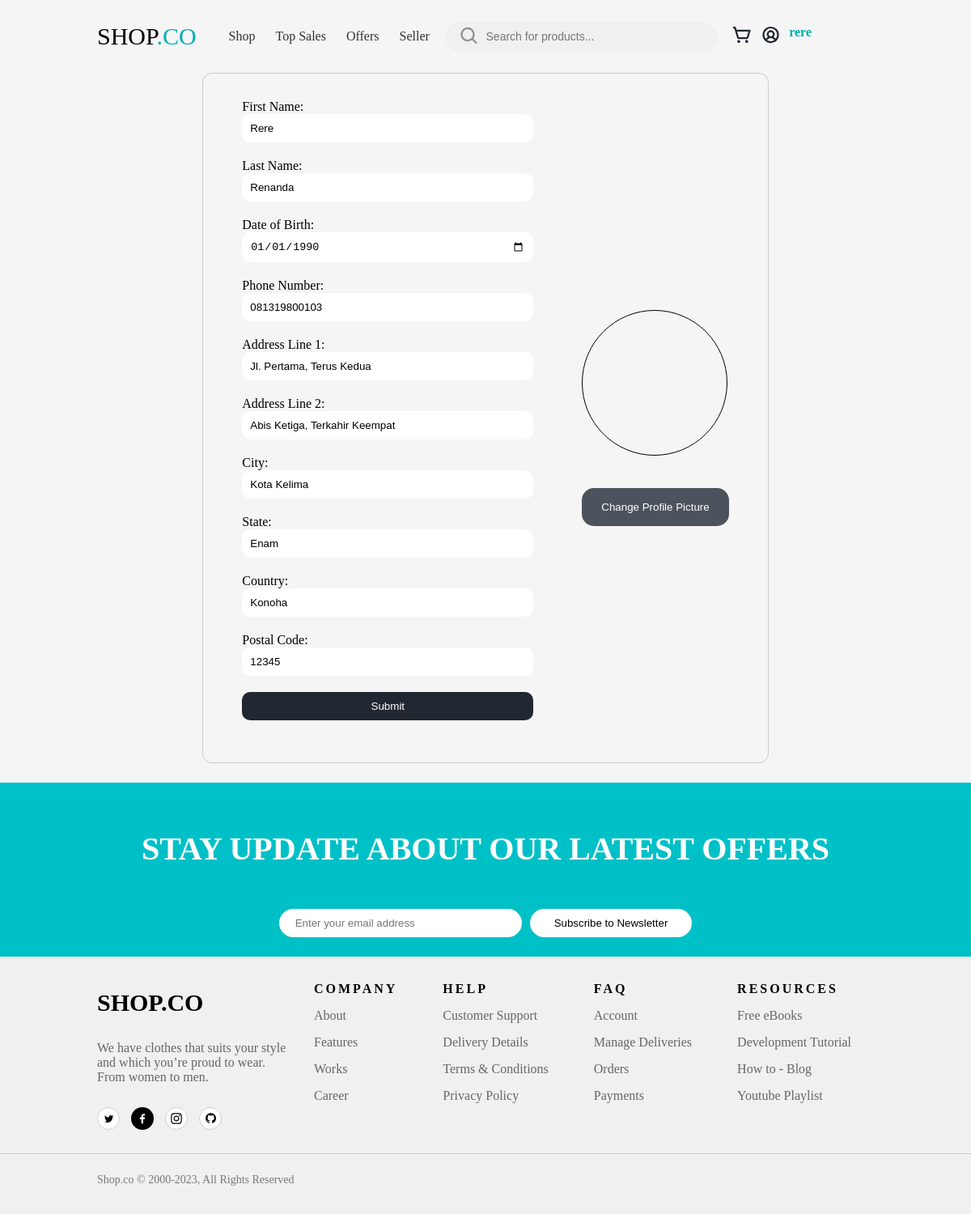
/home-product/Profile/edit.php (signed in), run on the app's committed database.
### tables this page shows
CREATE TABLE `user_profile` (
  `user_id` int(11) NOT NULL,
  `first_name` varchar(50) DEFAULT NULL,
  `last_name` varchar(50) DEFAULT NULL,
  `dob` date DEFAULT NULL,
  `phone` varchar(15) DEFAULT NULL,
  `address1` text DEFAULT NULL,
  `address2` text DEFAULT NULL,
  `city` varchar(50) DEFAULT NULL,
  `state` varchar(50) DEFAULT NULL,
  `country` varchar(50) DEFAULT NULL,
  `zip` varchar(10) DEFAULT NULL
);

### home-product/Profile/edit.php (the view, shortened to what this page needs)
<!DOCTYPE html>
<html lang="en">
<head>
    <link rel="stylesheet" href="styles.css">
</head>
<body>
    <header>
        <?php
            $is_existed = false;
            $conn = new mysqli("localhost", "root","","ecommerce_db");
        ?>
        <nav class="navbar">
            <div class="logo">SHOP<span style="color: #00adb5;">.CO</span></div>
            <ul class="nav-links">
                <li><a href=<?php echo htmlspecialchars($GLOBALS["home_page"]); ?>>Shop</a></li>
                <li><a href=<?php echo htmlspecialchars(($GLOBALS["home_page"] . "#top-sales")); ?>>Top Sales</a></li>
                <li><a href=<?php echo htmlspecialchars(($GLOBALS["home_page"] . "#offers")); ?>>Offers</a></li>
                <li><a href="#">Seller</a></li>
            </ul>
            <div class="search-container">
                <button>
                    <a href="#"><img src="../icon/search.svg"></a>
                </button>
                <input type="text" placeholder="Search for products...">
            </div>
            <div class="cart-profile">
                <a href=<?php echo htmlspecialchars($GLOBALS["cart_url"]) ?>>
                    <img src="../icon/cart.svg" alt="Cart">
                </a>
                <a href=<?php echo htmlspecialchars($GLOBALS["profile_url"]) ?>>
                    <img src="../icon/profile.svg" alt="Profile">
                </a>
                <label>
                    <?php echo "<strong style=\"color: #00ADB5;\">" . $_SESSION["username"] . "</strong>";?>
                </label>
            </div>
        </nav>
    </header>
    <section class="section-edit">
        <form id="edit" action=<?php echo htmlspecialchars($_SERVER["PHP_SELF"]);?> method="POST">
            <div class="left-side">
                <?php
                    $stmt = $conn->prepare("SELECT * FROM user_profile WHERE user_id = ?");
                    $stmt->bind_param("i", $_SESSION["user_id"]);
                    $stmt->execute();
                    $result = $stmt->get_result();
                    $row = $result->fetch_assoc();
                    if ($result->num_rows > 0) {
                        $is_existed = true;
                    }
                ?>
                <label>First Name:</label>
                <?php
                    if ($is_existed) {
                        $the_name = $row["first_name"];
                        echo "<input type=\"text\" name=\"first_name\" value=\"$the_name\">";
                    } else {
                        echo "<input type=\"text\" name=\"first_name\">";
                    }
                ?>
                <label>Last Name:</label>
                <?php
                    if ($is_existed) {
                        $the_value = $row["last_name"];
                        echo "<input type=\"text\" name=\"last_name\" value=\"$the_value\">";
                    } else {
                        echo "<input type=\"text\" name=\"last_name\">";
                    }
                ?>
                <label>Date of Birth:</label>
                <?php
                    if ($is_existed) {
                        $the_value = $row["dob"];
                        echo "<input type=\"date\" name=\"dob\" value=\"$the_value\">";
                    } else {
                        echo "<input type=\"date\" name=\"dob\" value=\">";
                    }
                ?>
                <?php
                    $the_value = $row["phone"];
                    echo isset($phone_error) ? "<label style=\"color: red;\">$phone_error:</label>" : "<label>Phone Number:</label>";
                    echo isset($phone_error) ? "<input type=\"text\" name=\"phone\">" : "<input type=\"text\" name=\"phone\" value=\"$the_value\">";
                ?>
                <label>Address Line 1:</label>
                <?php
                    if ($is_existed) {
                        $the_value = $row["address1"];
                        echo "<input type=\"text\" name=\"address1\" value=\"$the_value\">";
                    } else {
                        echo "<input type=\"text\" name=\"address1\">";
                    }
                ?>
                <label>Address Line 2:</label>
                <?php
                    if ($is_existed) {
                        $the_value = $row["address2"];
                        echo "<input type=\"text\" name=\"address2\" value=\"$the_value\">";
                    } else {
                        echo "<input type=\"text\" name=\"address2\">";
                    }
                ?>
                <label>City:</label>
                <?php
                    if ($is_existed) {
                        $the_value = $row["city"];
                        echo "<input type=\"text\" name=\"city\" value=\"$the_value\">";
                    } else {
                        echo "<input type=\"text\" name=\"city\">";
                    }
                ?>
                <label>State:</label>
                <?php
                    if ($is_existed) {
                        $the_value = $row["state"];
                        echo "<input type=\"text\" name=\"state\" value=\"$the_value\">";
                    } else {
                        echo "<input type=\"text\" name=\"state\">";
                    }
                ?>
                <label>Country:</label>
                <?php
                if ($is_existed) {
                    $the_value = $row["country"];
                    echo "<input type=\"text\" name=\"country\" value=\"$the_value\">";
                } else {
                    echo "<input type=\"text\" name=\"country\">";
                }
                ?>
                <label>Postal Code:</label>
                <?php
                if ($is_existed) {
                    $the_value = $row["zip"];
                    echo "<input type=\"text\" name=\"zip\" value=\"$the_value\">";
                } else {
                    echo "<input type=\"text\" name=\"zip\">";
                }
                ?>
                <input type="submit" id="submit-edit">
            </div>
            <div class="right-side">
                <div><img></div>
                <button class="change-pp">Change Profile Picture</button>
            </div>
        </form>
    </section>
    <section class="newsletter">
        <div class="newsletter-content">
            <h2>STAY UPDATE ABOUT OUR LATEST OFFERS</h2><br>
            <form class="newsletter-form">
                <input type="email" placeholder="Enter your email address" required>
                <button type="submit">Subscribe to Newsletter</button>
            </form>
        </div>
    </section>
    <footer class="footer">
        <div class="footer-content">
            <div class="footer-brand">
                <h3>SHOP.CO</h3>
                <p>We have clothes that suits your style and which you’re proud to wear. From women to men.</p><br>
                <div class="social-icons">
                    <a href="#"><img src="../icon/twitter.svg"></a>
                    <a href="#"><img src="../icon/fb.svg"></a>
                    <a href="#"><img src="../icon/ig.svg"></i></a>
                    <a href="#"><img src="../icon/github.svg"></i></a>
                </div>
            </div>
            <div class="footer-links">
                <div class="footer-column">
                    <h4>COMPANY</h4>
                    <a href="#">About</a>
                    <a href="#">Features</a>
                    <a href="#">Works</a>
                    <a href="#">Career</a>
                </div>
                <div class="footer-column">
                    <h4>HELP</h4>
                    <a href="#">Customer Support</a>
                    <a href="#">Delivery Details</a>
                    <a href="#">Terms & Conditions</a>
                    <a href="#">Privacy Policy</a>
                </div>
                <div class="footer-column">
                    <h4>FAQ</h4>
                    <a href="#">Account</a>
                    <a href="#">Manage Deliveries</a>
                    <a href="#">Orders</a>
                    <a href="#">Payments</a>
                </div>
                <div class="footer-column">
                    <h4>RESOURCES</h4>
                    <a href="#">Free eBooks</a>
                    <a href="#">Development Tutorial</a>
                    <a href="#">How to - Blog</a>
                    <a href="#">Youtube Playlist</a>
                </div>
            </div>
        </div>
        <div class="footer-bottom">
            <p>Shop.co © 2000-2023, All Rights Reserved</p>
        </div>
    </footer>
</body>
</html>

### home-product/Profile/styles.css (style rules this page uses)
* { box-sizing: border-box; }
body { margin: 0; padding: 0; background-color: #f5f5f5; font-family: "Satoshi-Regular"; }
.navbar { display: flex; align-items: center; padding: 20px 0; margin: 0 10%; }
.logo { font-size: 30px; font-family: "IntegralCF-ExtraBold"; }
.nav-links { list-style: none; display: flex; gap: 25px; }
.nav-links li a { text-decoration: none; color: rgb(0, 0, 0, 0.8); }
.search-container { margin-left: 2%; display: flex; border-radius: 50px; padding: 5px 0; width: 35%; background-color: rgb(240, 240, 240, 0.9); overflow: hidden; }
.search-container input { margin-left: 2%; font-weight: 400; font-size: 14px; border: none; outline: none; flex: 1; border-radius: 40px; background-color: transparent; }
.search-container button { margin-left: 5%; background-color: transparent; border: none; padding: 0; }
.cart-profile { margin-left: 2%; display: flex; gap: 10px; overflow: hidden; }
.newsletter { margin-top: 2%; background-color: #00C0C7; padding: 2%; text-align: center; color: #ffffff; }
.newsletter-content h2 { font-family: "IntegralCF-Bold"; font-size: 40px; }
.newsletter-form { display: flex; justify-content: center; gap: 10px; }
.newsletter-form input[type="email"] { padding: 10px 10px 10px 20px; border: none; outline: none; border-radius: 30px; width: 300px; max-width: 100%; }
.newsletter-form button { padding: 10px 30px; background-color: #ffffff; color: #000; border: none; border-radius: 30px; cursor: pointer; }
.footer { font-family: "Satoshi-Regular"; background-color: #f0f0f0; padding: 10px 0; overflow: hidden; }
.footer-content { display: flex; flex-wrap: wrap; justify-content: space-between; padding: 0 10%; margin-bottom: 2%; }
.footer-brand { flex: 1; min-width: 200px; }
.footer-brand h3 { font-family: "IntegralCF-Bold"; font-size: 30px; color: #000; }
.footer-brand p { margin: 10px 0; color: #666666; }
.social-icons a { margin-right: 10px; color: #666666; font-size: 20px; }
.footer-links { display: flex; flex: 3; justify-content: space-around; min-width: 200px; }
.footer-column h4 { letter-spacing: 3px; color: black; margin-bottom: 10px; }
.footer-column a { color: #666666; display: block; margin-top: 15px; text-decoration: none; }
.footer-bottom { font-size: 14px; color: rgb(0, 0, 0, 0.5); display: flex; justify-content: space-between; align-items: center; padding: 10px 10%; border-top: 1px solid #cccccc; }
.section-edit { place-items: center; }
#edit { border: 1px solid rgb(202, 202, 202); width: fit-content; display: flex; justify-content: space-around; align-items: center; padding: 4vh 4vw; border-radius: 12px; }
#edit input { width: 30vw; padding: 10px; border: none; border-radius: 5px; outline: none; margin-bottom: 20px; border-radius: 10px; }
.left-side { margin-right: 5vw; display: flex; flex-direction: column; max-width: max-content; }
.right-side div { border-radius: 100%; border: 1px solid; width: 15vw; height: 15vw; margin-bottom: 5vh; }
.right-side button { width: 100%; padding: 2vh 2vw; background-color: #4c535c; color: white; border-radius: 15px; border: none; }
#submit-edit { cursor: pointer; background-color: #222831; color: white; }

### data on the page
user_profile: first_name "Rere", last_name "Renanda", dob "01/01/1990", phone "081319800103", address1 "Jl. Pertama, Terus Kedua", address2 "Abis Ketiga, Terkahir Keempat", city "Kota Kelima", state "Enam", country "Konoha", zip "12345"

### other printed values
$_SESSION["username"] "rere"
